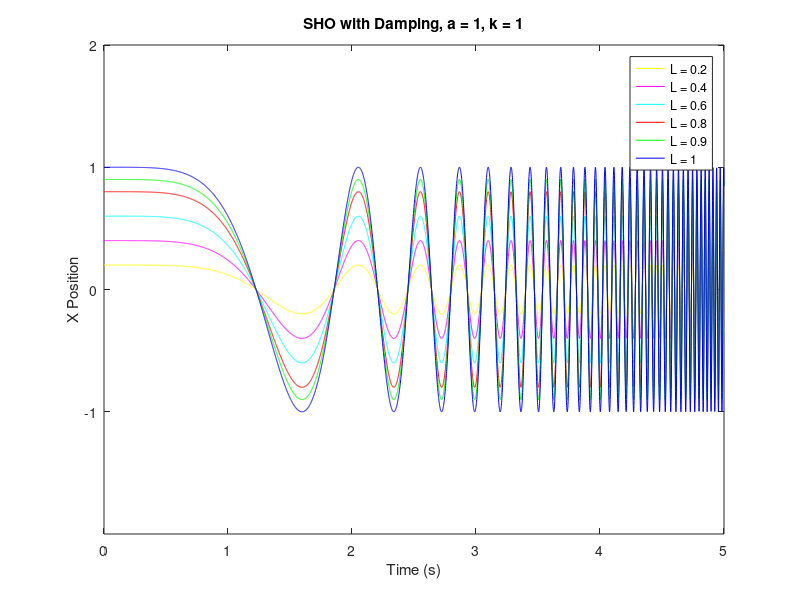

Reproduce this figure in MATLAB.

%% Problem 3.4
clear all

%initial conditions 
q = 1;
F_d = 100;
w_d = 0.01;
m = 1; %mass of pendulum
l = [0.2,0.4,0.6,0.8,0.9,1]; %length of the wire
color = ['y','m','c','r','g','b']; %color spectrum
g = 9.8; %force of gravity
k = 1;
E(1) = 0; 
K(1) = 0; 
P(1) = 0; 
w(1) = 0; %initial angular velocity 
dt = 0.001;
ft = 5;
t = [0:dt:ft+dt]; %initial element in time array
theta(1) = pi/2; %initial angle of pendulum 
for j = 1:length(l)
    
x(1) = l(j)*sin(theta(1));

for i = 1:length(t)
    %calculating the motion of the pendulum itself
    w(i+1) = w(i)-(k*(sin(theta(i)))-q*w(i)+F_d*sin(w_d*t(i)))*dt;
    theta(i+1) = theta(i) + w(i+1)*dt;
    t(i+1) = t(i) + dt;
    x(i+1) = l(j)*sin(theta(i+1));
    
    %calculating energy for over the entire loop
    %K(i+1) = (1/2)*m*(l^2)*(w(i)^2)*dt;
    %P(i+1) = m*g*l*(theta(i)^2)*dt;
    %E(i+1) = K(i+1) + P(i+1);
end

c = color(j);
plot(t,x,c); 
hold on
end

min_ax = min(x)-1;
max_ax = max(x)+1;
axis([0, t(end), min_ax, max_ax]);
legend('L = 0.2','L = 0.4','L = 0.6','L = 0.8','L = 0.9','L = 1');
title('SHO with Damping, a = 1, k = 1')
xlabel('Time (s)')
ylabel('X Position')